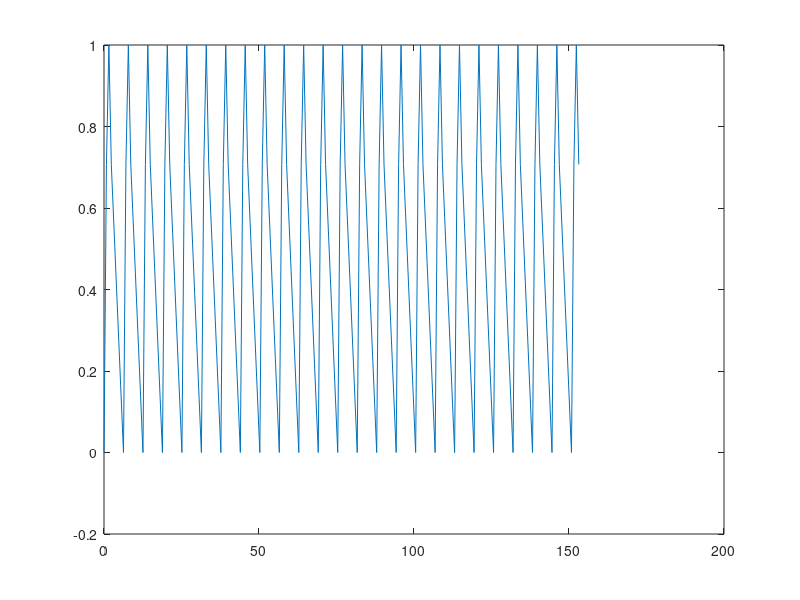

MATLAB code to generate this figure:
sintable = zeros(100,2);

% for i=0:1:24
%     for a=1:1:4
%         point = rand*2*pi + i*2*pi;
%         value = sin(point);
%         sinrandom(i*4+a,1) = point;
%         sinrandom(i*4+a,2)=value;
%     end
% end

for i=0:1:24
    for a=1:1:4
        point = i*2*pi + (a-1)*pi/4;
        value = sin(point);
        sintable(i*4+a,1)=point;
        sintable(i*4+a,2)=value;
    end
end

plot(sintable(:,1), sintable(:,2));